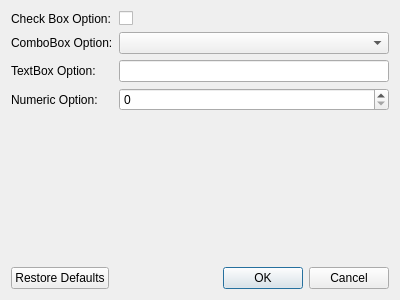
<?xml version="1.0" encoding="UTF-8"?>
<ui version="4.0">
 <comment>
  PortableQtApp template
  Copyright (C) 2018 Pedro Lopez-Cabanillas &lt;plcl@users.sf.net&gt;

  This program is free software: you can redistribute it and/or modify
  it under the terms of the GNU General Public License as published by
  the Free Software Foundation, either version 3 of the License, or
  (at your option) any later version.

  This program is distributed in the hope that it will be useful,
  but WITHOUT ANY WARRANTY; without even the implied warranty of
  MERCHANTABILITY or FITNESS FOR A PARTICULAR PURPOSE.  See the
  GNU General Public License for more details.

  You should have received a copy of the GNU General Public License
  along with this program.  If not, see &lt;http://www.gnu.org/licenses/.&gt;
 </comment>
 <class>SettingsDialog</class>
 <widget class="QDialog" name="SettingsDialog">
  <property name="geometry">
   <rect>
    <x>0</x>
    <y>0</y>
    <width>400</width>
    <height>300</height>
   </rect>
  </property>
  <property name="windowTitle">
   <string>Dialog</string>
  </property>
  <layout class="QVBoxLayout" name="verticalLayout">
   <item>
    <layout class="QFormLayout" name="formLayout">
     <item row="2" column="1">
      <widget class="QComboBox" name="comboOption">
       <property name="currentText">
        <string/>
       </property>
       <item>
        <property name="text">
         <string/>
        </property>
       </item>
       <item>
        <property name="text">
         <string>Item 1</string>
        </property>
       </item>
       <item>
        <property name="text">
         <string>Item 2</string>
        </property>
       </item>
       <item>
        <property name="text">
         <string>Item 3</string>
        </property>
       </item>
       <item>
        <property name="text">
         <string>Item 4</string>
        </property>
       </item>
      </widget>
     </item>
     <item row="1" column="1">
      <widget class="QCheckBox" name="checkOption"/>
     </item>
     <item row="3" column="1">
      <widget class="QLineEdit" name="textOption"/>
     </item>
     <item row="4" column="1">
      <widget class="QSpinBox" name="numberOption"/>
     </item>
     <item row="1" column="0">
      <widget class="QLabel" name="labelCheck">
       <property name="text">
        <string>Check Box Option:</string>
       </property>
      </widget>
     </item>
     <item row="2" column="0">
      <widget class="QLabel" name="labelCombo">
       <property name="text">
        <string>ComboBox Option:</string>
       </property>
      </widget>
     </item>
     <item row="3" column="0">
      <widget class="QLabel" name="labelText">
       <property name="text">
        <string>TextBox Option:</string>
       </property>
      </widget>
     </item>
     <item row="4" column="0">
      <widget class="QLabel" name="labelNumber">
       <property name="text">
        <string>Numeric Option:</string>
       </property>
      </widget>
     </item>
    </layout>
   </item>
   <item>
    <widget class="QDialogButtonBox" name="buttonBox">
     <property name="orientation">
      <enum>Qt::Horizontal</enum>
     </property>
     <property name="standardButtons">
      <set>QDialogButtonBox::Cancel|QDialogButtonBox::Ok|QDialogButtonBox::RestoreDefaults</set>
     </property>
    </widget>
   </item>
  </layout>
 </widget>
 <resources/>
 <connections>
  <connection>
   <sender>buttonBox</sender>
   <signal>accepted()</signal>
   <receiver>SettingsDialog</receiver>
   <slot>accept()</slot>
   <hints>
    <hint type="sourcelabel">
     <x>248</x>
     <y>254</y>
    </hint>
    <hint type="destinationlabel">
     <x>157</x>
     <y>274</y>
    </hint>
   </hints>
  </connection>
  <connection>
   <sender>buttonBox</sender>
   <signal>rejected()</signal>
   <receiver>SettingsDialog</receiver>
   <slot>reject()</slot>
   <hints>
    <hint type="sourcelabel">
     <x>316</x>
     <y>260</y>
    </hint>
    <hint type="destinationlabel">
     <x>286</x>
     <y>274</y>
    </hint>
   </hints>
  </connection>
 </connections>
</ui>
